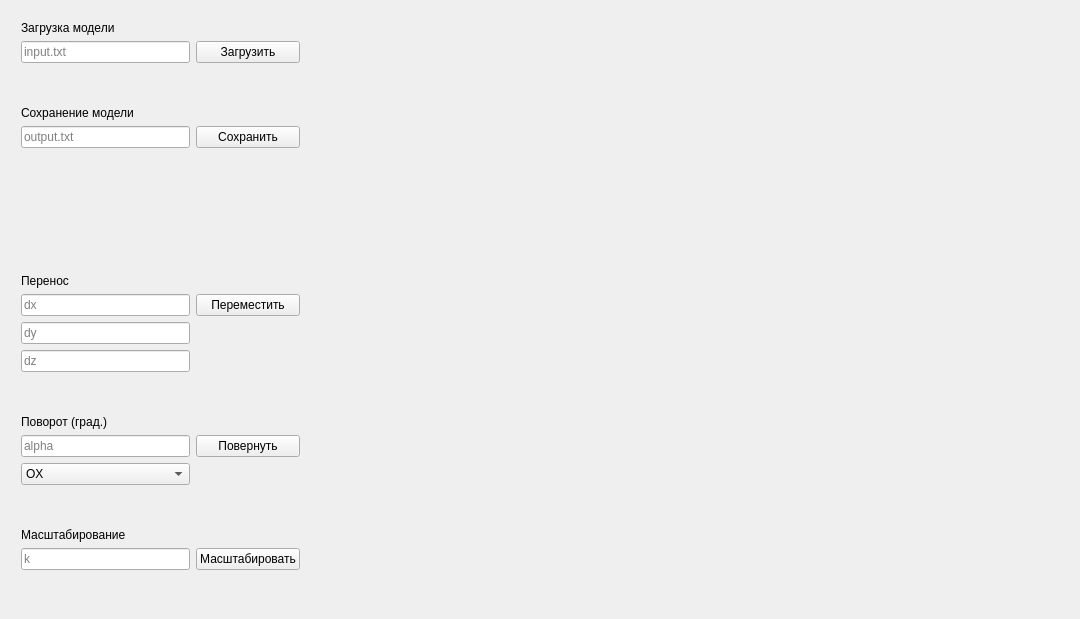
<?xml version="1.0" encoding="UTF-8"?>
<ui version="4.0">
 <class>MainWindow</class>
 <widget class="QMainWindow" name="MainWindow">
  <property name="geometry">
   <rect>
    <x>0</x>
    <y>0</y>
    <width>1080</width>
    <height>619</height>
   </rect>
  </property>
  <property name="windowTitle">
   <string>MainWindow</string>
  </property>
  <widget class="QWidget" name="centralWidget">
   <widget class="QWidget" name="gridLayoutWidget">
    <property name="geometry">
     <rect>
      <x>10</x>
      <y>10</y>
      <width>301</width>
      <height>571</height>
     </rect>
    </property>
    <layout class="QGridLayout" name="gridLayout">
     <item row="12" column="1">
      <widget class="QPushButton" name="pushButton_rotate">
       <property name="text">
        <string>Повернуть</string>
       </property>
      </widget>
     </item>
     <item row="6" column="0">
      <widget class="QLabel" name="label_translation">
       <property name="text">
        <string>Перенос</string>
       </property>
      </widget>
     </item>
     <item row="5" column="0">
      <spacer name="verticalSpacer_2">
       <property name="orientation">
        <enum>Qt::Vertical</enum>
       </property>
       <property name="sizeType">
        <enum>QSizePolicy::Fixed</enum>
       </property>
       <property name="sizeHint" stdset="0">
        <size>
         <width>20</width>
         <height>120</height>
        </size>
       </property>
      </spacer>
     </item>
     <item row="7" column="1">
      <widget class="QPushButton" name="pushButton_translation">
       <property name="text">
        <string>Переместить</string>
       </property>
      </widget>
     </item>
     <item row="1" column="0">
      <widget class="QLineEdit" name="lineEdit_load">
       <property name="placeholderText">
        <string>input.txt</string>
       </property>
      </widget>
     </item>
     <item row="1" column="1">
      <widget class="QPushButton" name="pushButton_load">
       <property name="text">
        <string>Загрузить</string>
       </property>
      </widget>
     </item>
     <item row="2" column="0">
      <spacer name="verticalSpacer">
       <property name="orientation">
        <enum>Qt::Vertical</enum>
       </property>
       <property name="sizeHint" stdset="0">
        <size>
         <width>20</width>
         <height>40</height>
        </size>
       </property>
      </spacer>
     </item>
     <item row="0" column="0">
      <widget class="QLabel" name="label_load">
       <property name="text">
        <string>Загрузка модели</string>
       </property>
      </widget>
     </item>
     <item row="7" column="0">
      <widget class="QLineEdit" name="lineEdit_dx">
       <property name="placeholderText">
        <string>dx</string>
       </property>
      </widget>
     </item>
     <item row="9" column="0">
      <widget class="QLineEdit" name="lineEdit_dz">
       <property name="placeholderText">
        <string>dz</string>
       </property>
      </widget>
     </item>
     <item row="4" column="1">
      <widget class="QPushButton" name="pushButton_save">
       <property name="text">
        <string>Сохранить</string>
       </property>
      </widget>
     </item>
     <item row="11" column="0">
      <widget class="QLabel" name="label_rotation">
       <property name="text">
        <string>Поворот (град.)</string>
       </property>
      </widget>
     </item>
     <item row="4" column="0">
      <widget class="QLineEdit" name="lineEdit_save">
       <property name="placeholderText">
        <string>output.txt</string>
       </property>
      </widget>
     </item>
     <item row="8" column="0">
      <widget class="QLineEdit" name="lineEdit_dy">
       <property name="placeholderText">
        <string>dy</string>
       </property>
      </widget>
     </item>
     <item row="3" column="0">
      <widget class="QLabel" name="label_save">
       <property name="text">
        <string>Сохранение модели</string>
       </property>
      </widget>
     </item>
     <item row="13" column="0">
      <widget class="QComboBox" name="comboBox">
       <item>
        <property name="text">
         <string>OX</string>
        </property>
       </item>
       <item>
        <property name="text">
         <string>OY</string>
        </property>
       </item>
       <item>
        <property name="text">
         <string>OZ</string>
        </property>
       </item>
      </widget>
     </item>
     <item row="14" column="0">
      <spacer name="verticalSpacer_4">
       <property name="orientation">
        <enum>Qt::Vertical</enum>
       </property>
       <property name="sizeHint" stdset="0">
        <size>
         <width>20</width>
         <height>40</height>
        </size>
       </property>
      </spacer>
     </item>
     <item row="12" column="0">
      <widget class="QLineEdit" name="lineEdit_angle">
       <property name="text">
        <string/>
       </property>
       <property name="placeholderText">
        <string>alpha</string>
       </property>
      </widget>
     </item>
     <item row="10" column="0">
      <spacer name="verticalSpacer_3">
       <property name="orientation">
        <enum>Qt::Vertical</enum>
       </property>
       <property name="sizeHint" stdset="0">
        <size>
         <width>20</width>
         <height>40</height>
        </size>
       </property>
      </spacer>
     </item>
     <item row="15" column="0">
      <widget class="QLabel" name="label_scaling">
       <property name="text">
        <string>Масштабирование</string>
       </property>
      </widget>
     </item>
     <item row="16" column="0">
      <widget class="QLineEdit" name="lineEdit_scale">
       <property name="placeholderText">
        <string>k</string>
       </property>
      </widget>
     </item>
     <item row="16" column="1">
      <widget class="QPushButton" name="pushButton">
       <property name="text">
        <string>Масштабировать</string>
       </property>
      </widget>
     </item>
    </layout>
   </widget>
  </widget>
 </widget>
 <layoutdefault spacing="6" margin="11"/>
 <resources/>
 <connections/>
</ui>
